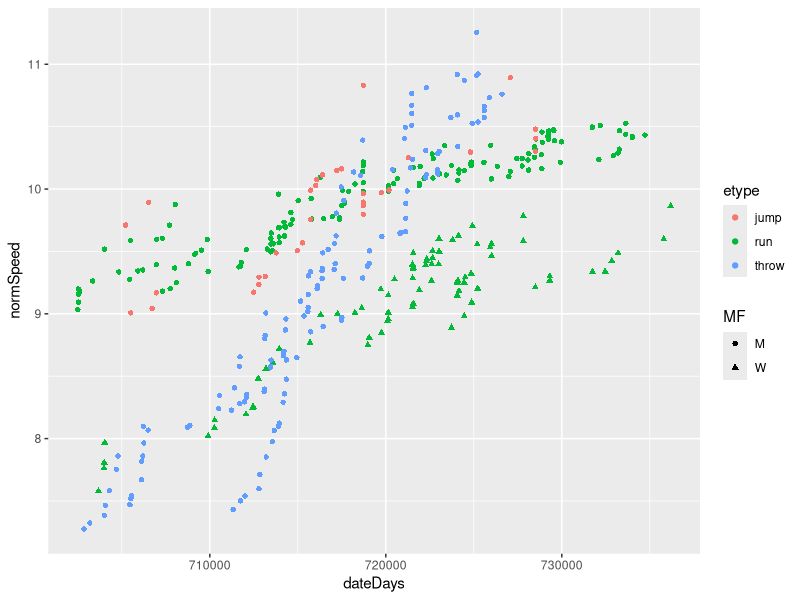

Reproduce this figure in R.
library(ggplot2)

records <- read.csv('recordsTable.csv',header=TRUE)
records$MF <- substring(records$event,1,1)

#for (distance in unique(substr(records$event,2,10))) {
#    menMax <- max(records[grepl(paste0('M',distance),records$event),]$speed)
#    womenMax <- max(records[grepl(paste0('W',distance),records$event),]$speed)
#    cat(distance,': ',menMax/womenMax,'\n')
#}

records$etype <- 'run'
records[records$event %in% c('MHammer','MShot_put','MDiscus',
    'WHammer','WShot_put','WDiscus'),]$etype <- 'throw'
records[records$event %in% c('MLong_jump','MTriple_jump',
    'WLong_jump','WTriple_jump'),]$etype <- 'jump'


maleRecords <- records[grepl('M',records$event),]
maleRecords$distance <- as.integer(substr(maleRecords$event,2,nchar(as.character(maleRecords$event))-1))

mine <- ggplot(records) + geom_point(aes(dateDays,normSpeed,colour=etype,shape=MF))
mine

#For women looks like 800,1500,400 (and 200,100) maybe got too good too fast, 
#  and/or 5000 was late to start
#1500 and 10000 have been brought back to schedule recently?
#Actually curve fit may be OK as times in 80s sit above line. Recent
#  1500 and 10000 times important to anchor curve. Or could use top 20s
#  to normalise M v F.

#Men's throwing seems to follow different path: length almost doubling
#  from start to 80s, whereas running speed doesn't see similar improvement.